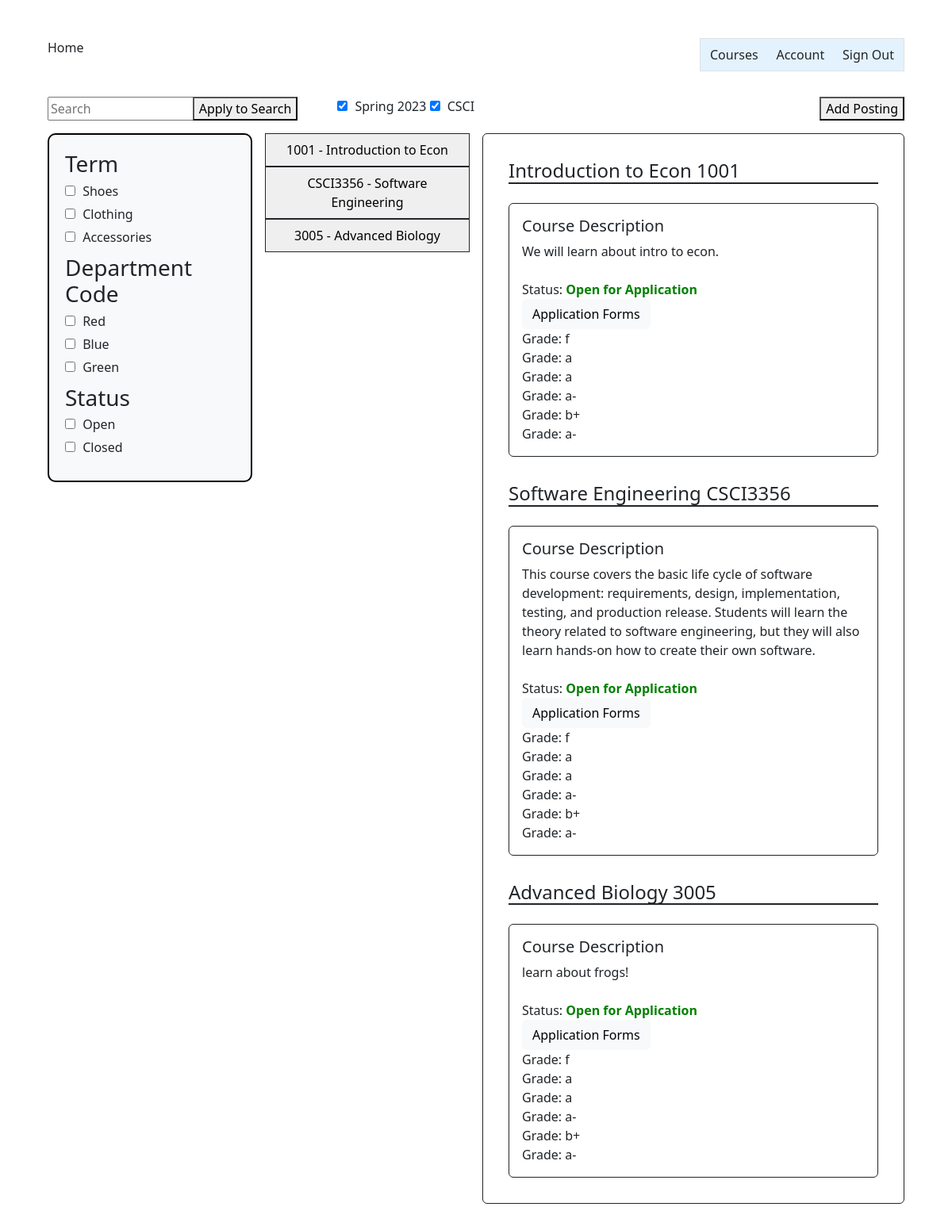
/instructor_summary/, run on an earlier commit of the app's database.
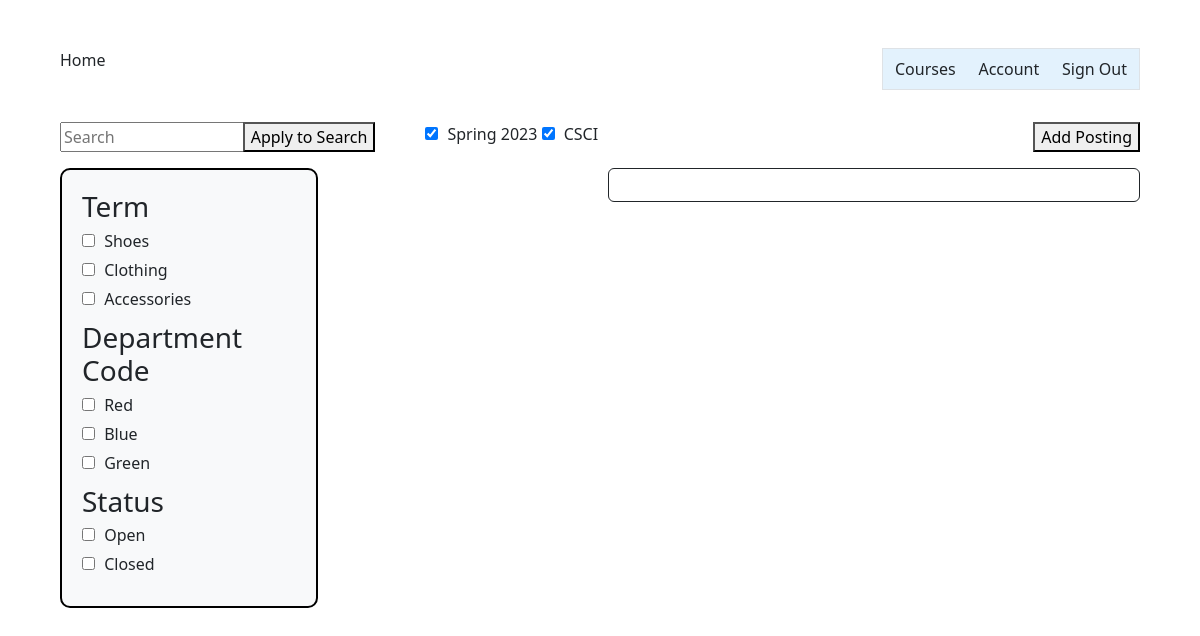
And on a later commit of the database.
### InstructorAddCourse/models.py (models this page shows)
class InstructorAddCourse(models.Model):
	course_name = models.CharField(max_length=255)
	course_number = models.CharField(max_length=255)
	course_instructor = models.CharField(max_length=255)
	course_description = models.CharField(max_length=800)
	total_time_commitment = models.DecimalField(max_digits=2, decimal_places=0, validators=[MinValueValidator(0)], default=0)
	has_discussion = models.CharField(choices=[('yes', 'Yes'),('no', 'No')], max_length=50, default='')
	num_ta_needed = models.DecimalField(max_digits=2, decimal_places=0, validators=[MinValueValidator(0)], default=0)
	curr_num_ta = models.IntegerField(default=0)
	graded_meeting = models.CharField(choices=[('yes', 'Yes'),('no', 'No')], max_length=50, default='')
	office_hours = models.DecimalField(max_digits=2, decimal_places=0, validators=[MinValueValidator(0)], default=0)
	other_info = models.CharField(max_length=800, default=None)

### application/models.py (models this page shows)
class Application(models.Model):
    course_number = models.CharField(max_length=255, default=None)
    first_name = models.CharField(max_length=255, default=None)
    last_name = models.CharField(max_length=255, default=None)
    eagle_id = models.CharField(max_length=255, default=None)
    GRADES = (
        ('--', '--'),
        ('a', 'A'),
        ('a-', 'A-'),
        ('b+', 'B+'),
        ('b-', 'B-'),
        ('c+', 'C+'),
        ('c', 'C'),
        ('c-', 'C-'),
        ('d+', 'D+'),
        ('d', 'D'),
        ('d-', 'D-'),
        ('f', 'F'),
        ('n/a', 'N/A')
    )
    GRAD = (
        ('--', '--'),
        ('2023','2023'),
        ('2024', '2024'),
        ('2025', '2025'),
        ('2026', '2026')
    )
    grad = models.CharField(max_length=50, choices=GRAD, default='')
    past_course = models.CharField(choices=[('yes', 'Yes'),('no', 'No')], max_length=50, default='')
    grade = models.CharField(max_length=50, choices=GRADES, default='')
    hours = models.DecimalField(max_digits=2, decimal_places=0, validators=[MinValueValidator(0)], default=0)
    other_courses = models.CharField(max_length=800, default=None)
    misc_information = models.CharField(max_length=800, default=None)

### instructorSummary/views.py (the view)
# urls.py: path('instructor_summary/', instructor_summary_view),
def instructor_summary_view(response):
    course_objects = InstructorAddCourse.objects.all()
    application_objects = Application.objects.all()
    context = {'course_objects': course_objects,
               'application_objects': application_objects}
    return render(response, "instructorSummary.html", context)

### templates/instructorSummary.html (shortened to what the changed rows need)
<!DOCTYPE html>
{% extends 'appbase.html' %} {% block content %} {% load static %}
<html>
    <head>
        <link rel="stylesheet" href="{% static 'instructorSummary.css' %}" />
    </head>
        <body>
            <div class="container-fluid">
                <div class="row">
                    <div class="col">
                        {% for course in course_objects %}
                        <button class="border border-1 border-dark p-2" style="width:100%">
                            <div>{{ course.course_number}} - {{ course.course_name}}</div>
                        </button>
                        {% endfor %}
                    </div>
                    <div class="col-6">
                        <div class="border border-1 border-dark rounded p-3">
                            {% for course in course_objects %}
                            <div class="p-3">
                            <h4 class="border-bottom border-2 border-dark">{{ course.course_name }}&nbsp;{{ course.course_number}}</h4>
                            <div class="border border-1 border-dark rounded p-3 mt-4">
                                <h5>Course Description</h5>
                                <div>{{ course.course_description }}</div>
                                <div class="mt-4">Status: <strong style="color: green;">Open for Application</strong></div>
                                <button class="btn btn-light">Application Forms</button>
                                {% for application in application_objects %}
                                <div>Grade: {{ application.grade }}</div>
                                {% endfor %}
                            </div>
                            </div>
                            {% endfor %}
                        </div>
                    </div>
                </div>
            </div>
        </body>
</html>
{% endblock %}

What changed in the data, as far as the page shows it:
removed InstructorAddCourse: course_number "1001", course_name "Introduction to Econ", course_description "We will learn about intro to econ."
removed InstructorAddCourse: course_number "CSCI3356", course_name "Software Engineering", course_description "This course covers the basic life cycle of software development: requirements, design, implementation, testing, and production release. Students will learn the theory related to software engineering, but they will also learn hands-on how to create their own software."
removed InstructorAddCourse: course_number "3005", course_name "Advanced Biology", course_description "learn about frogs!"
no longer on this page (row edited): Application: grade "f"
removed Application: grade "a"
removed Application: grade "a"
removed Application: grade "a-"
removed Application: grade "b+"
removed Application: grade "a-"
